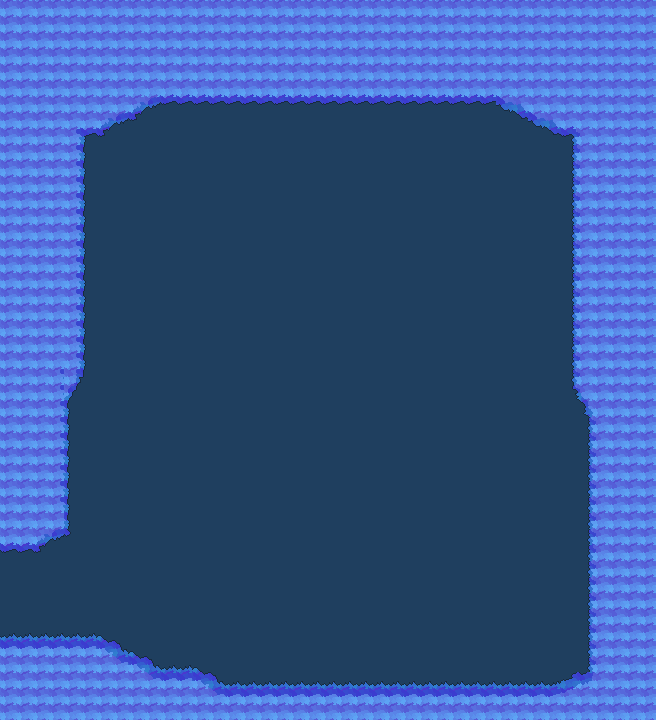

This is a level from a 2D game, rendered from its Tiled map with the project's own tilesets. A one-line summary and the complete map file follow:
An orthogonal 41x45 tile map with 16x16 px tiles, 1 tile layer (ground), 2 tilesets.

<map version="1.0" orientation="orthogonal" renderorder="right-down" width="41" height="45" tilewidth="16" tileheight="16" backgroundcolor="#1f3f5f" nextobjectid="1">
 <properties>
  <property name="unity:sortingLayerName" value="Platforms" />
  <property name="unity:sortingOrder" value="1" />
  <property name="unity:tag" value="Map" />
 </properties>
 <tileset firstgid="1" source="img/base.tsx" />
 <tileset firstgid="267" source="img/geode_1.tsx" />
 <layer name="ground" width="41" height="45">
  <data encoding="csv">
297,297,297,297,297,297,297,298,297,298,297,298,297,298,297,298,297,298,297,298,297,298,297,298,297,298,297,298,297,298,297,298,297,298,297,297,297,297,297,297,298,
311,311,311,311,311,311,311,312,311,312,311,312,311,312,311,312,311,312,311,312,311,312,311,312,311,312,311,312,311,312,311,312,311,312,311,311,311,311,311,311,312,
297,298,297,298,297,298,297,298,297,298,297,298,297,298,297,298,297,298,297,298,297,298,297,298,297,298,297,298,297,298,297,298,297,298,297,298,297,298,297,298,297,
311,312,311,312,311,312,311,312,311,312,311,312,311,312,311,312,311,312,311,312,311,312,311,312,311,312,311,312,311,312,311,312,311,312,311,312,311,312,311,312,311,
297,298,297,298,297,298,297,298,297,311,311,311,311,311,311,311,311,311,311,311,311,311,311,311,311,311,311,312,311,311,312,312,297,298,297,298,297,298,297,298,297,
311,312,297,298,311,312,297,297,317,318,325,325,325,325,325,325,325,325,325,325,325,325,325,325,325,325,325,326,325,325,326,319,320,298,311,312,311,312,311,312,311,
297,298,297,298,297,297,317,318,331,332,339,339,339,339,339,339,339,339,339,339,339,339,339,339,339,339,339,340,339,339,340,333,334,319,320,298,298,298,297,298,297,
311,312,297,298,311,311,331,332,345,346,0,0,0,0,0,0,0,0,0,0,0,0,0,0,0,0,0,0,0,0,0,347,348,333,334,325,312,312,311,312,311,
297,298,297,298,313,402,345,346,0,0,0,0,0,0,0,0,0,0,0,0,0,0,0,0,0,0,0,0,0,0,0,0,0,347,348,399,310,312,297,298,297,
311,312,311,312,299,300,0,0,0,0,0,0,0,0,0,0,0,0,0,0,0,0,0,0,0,0,0,0,0,0,0,0,0,0,0,295,296,297,297,312,311,
297,298,312,312,313,314,0,0,0,0,0,0,0,0,0,0,0,0,0,0,0,0,0,0,0,0,0,0,0,0,0,0,0,0,0,309,310,311,311,298,297,
311,312,312,312,313,314,0,0,0,0,0,0,0,0,0,0,0,0,0,0,0,0,0,0,0,0,0,0,0,0,0,0,0,0,0,309,310,311,311,312,311,
311,312,312,312,313,314,0,0,0,0,0,0,0,0,0,0,0,0,0,0,0,0,0,0,0,0,0,0,0,0,0,0,0,0,0,309,310,311,311,298,297,
311,312,312,312,313,314,0,0,0,0,0,0,0,0,0,0,0,0,0,0,0,0,0,0,0,0,0,0,0,0,0,0,0,0,0,309,310,311,311,312,311,
311,312,312,312,313,314,0,0,0,0,0,0,0,0,0,0,0,0,0,0,0,0,0,0,0,0,0,0,0,0,0,0,0,0,0,309,310,311,311,298,297,
311,312,312,312,313,314,0,0,0,0,0,0,0,0,0,0,0,0,0,0,0,0,0,0,0,0,0,0,0,0,0,0,0,0,0,309,310,311,311,312,311,
311,312,312,312,313,314,0,0,0,0,0,0,0,0,0,0,0,0,0,0,0,0,0,0,0,0,0,0,0,0,0,0,0,0,0,309,310,311,311,298,297,
311,312,312,312,313,314,0,0,0,0,0,0,0,0,0,0,0,0,0,0,0,0,0,0,0,0,0,0,0,0,0,0,0,0,0,309,310,311,311,312,311,
311,312,312,312,313,314,0,0,0,0,0,0,0,0,0,0,0,0,0,0,0,0,0,0,0,0,0,0,0,0,0,0,0,0,0,309,310,311,311,298,297,
311,312,312,312,313,314,0,0,0,0,0,0,0,0,0,0,0,0,0,0,0,0,0,0,0,0,0,0,0,0,0,0,0,0,0,309,310,311,311,312,311,
311,312,312,312,313,314,0,0,0,0,0,0,0,0,0,0,0,0,0,0,0,0,0,0,0,0,0,0,0,0,0,0,0,0,0,309,310,311,311,298,297,
311,312,312,312,313,314,0,0,0,0,0,0,0,0,0,0,0,0,0,0,0,0,0,0,0,0,0,0,0,0,0,0,0,0,0,309,310,311,297,312,311,
311,312,312,312,313,314,0,0,0,0,0,0,0,0,0,0,0,0,0,0,0,0,0,0,0,0,0,0,0,0,0,0,0,0,0,309,310,311,311,298,297,
311,312,298,299,411,412,0,0,0,0,0,0,0,0,0,0,0,0,0,0,0,0,0,0,0,0,0,0,0,0,0,0,0,0,0,309,310,311,311,312,311,
311,312,312,313,425,426,0,0,0,0,0,0,0,0,0,0,0,0,0,0,0,0,0,0,0,0,0,0,0,0,0,0,0,0,0,379,380,381,311,298,297,
311,312,312,313,314,0,0,0,0,0,0,0,0,0,0,0,0,0,0,0,0,0,0,0,0,0,0,0,0,0,0,0,0,0,0,393,394,395,311,312,311,
311,312,312,313,314,0,0,0,0,0,0,0,0,0,0,0,0,0,0,0,0,0,0,0,0,0,0,0,0,0,0,0,0,0,0,0,309,310,311,298,297,
311,312,312,313,314,0,0,0,0,0,0,0,0,0,0,0,0,0,0,0,0,0,0,0,0,0,0,0,0,0,0,0,0,0,0,0,309,310,311,312,311,
311,312,312,313,314,0,0,0,0,0,0,0,0,0,0,0,0,0,0,0,0,0,0,0,0,0,0,0,0,0,0,0,0,0,0,0,309,310,311,298,297,
311,312,312,313,314,0,0,0,0,0,0,0,0,0,0,0,0,0,0,0,0,0,0,0,0,0,0,0,0,0,0,0,0,0,0,0,309,310,311,312,311,
311,312,312,313,314,0,0,0,0,0,0,0,0,0,0,0,0,0,0,0,0,0,0,0,0,0,0,0,0,0,0,0,0,0,0,0,309,310,311,298,297,
311,312,312,313,314,0,0,0,0,0,0,0,0,0,0,0,0,0,0,0,0,0,0,0,0,0,0,0,0,0,0,0,0,0,0,0,309,310,311,312,311,
311,312,317,318,314,0,0,0,0,0,0,0,0,0,0,0,0,0,0,0,0,0,0,0,0,0,0,0,0,0,0,0,0,0,0,0,309,310,311,298,297,
325,326,331,330,342,0,0,0,0,0,0,0,0,0,0,0,0,0,0,0,0,0,0,0,0,0,0,0,0,0,0,0,0,0,0,0,309,310,311,312,311,
339,340,345,346,0,0,0,0,0,0,0,0,0,0,0,0,0,0,0,0,0,0,0,0,0,0,0,0,0,0,0,0,0,0,0,0,295,296,297,297,298,
0,0,0,0,0,0,0,0,0,0,0,0,0,0,0,0,0,0,0,0,0,0,0,0,0,0,0,0,0,0,0,0,0,0,0,0,309,310,297,311,312,
0,0,0,0,0,0,0,0,0,0,0,0,0,0,0,0,0,0,0,0,0,0,0,0,0,0,0,0,0,0,0,0,0,0,0,0,309,310,297,311,312,
0,0,0,0,0,0,0,0,0,0,0,0,0,0,0,0,0,0,0,0,0,0,0,0,0,0,0,0,0,0,0,0,0,0,0,0,309,310,297,311,312,
0,0,0,0,0,0,0,0,0,0,0,0,0,0,0,0,0,0,0,0,0,0,0,0,0,0,0,0,0,0,0,0,0,0,0,0,309,310,311,311,312,
270,270,270,270,270,270,277,278,0,0,0,0,0,0,0,0,0,0,0,0,0,0,0,0,0,0,0,0,0,0,0,0,0,0,0,0,309,310,311,312,312,
284,284,284,284,284,284,291,292,277,278,0,0,0,0,0,0,0,0,0,0,0,0,0,0,0,0,0,0,0,0,0,0,0,0,0,0,309,310,297,311,312,
298,298,298,298,298,298,305,306,291,292,269,270,277,278,0,0,0,0,0,0,0,0,0,0,0,0,0,0,0,0,0,0,0,0,0,275,309,310,297,311,312,
298,298,298,298,298,298,298,298,305,306,283,284,291,292,269,269,269,269,269,269,269,269,269,269,269,269,269,269,269,269,269,269,270,269,270,289,290,372,297,311,312,
312,312,312,312,312,312,312,312,297,298,297,298,305,306,283,283,283,283,283,283,283,283,283,283,283,283,283,283,283,283,283,283,284,283,284,303,304,297,311,311,312,
297,298,298,298,298,298,298,298,311,312,298,297,297,297,297,297,297,297,297,297,297,297,297,297,297,297,297,297,297,297,297,297,298,297,298,297,298,311,312,311,312
</data>
 </layer>
</map>
